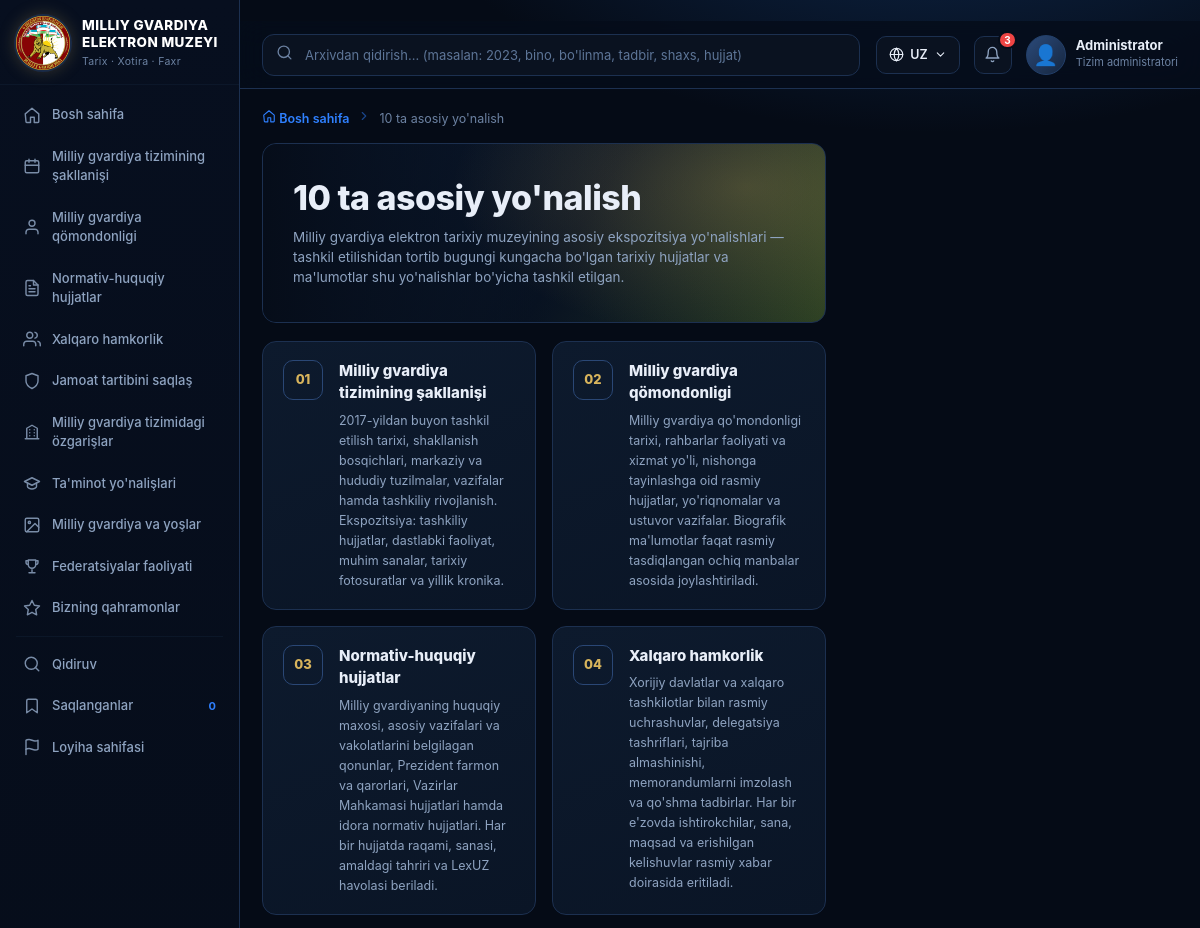
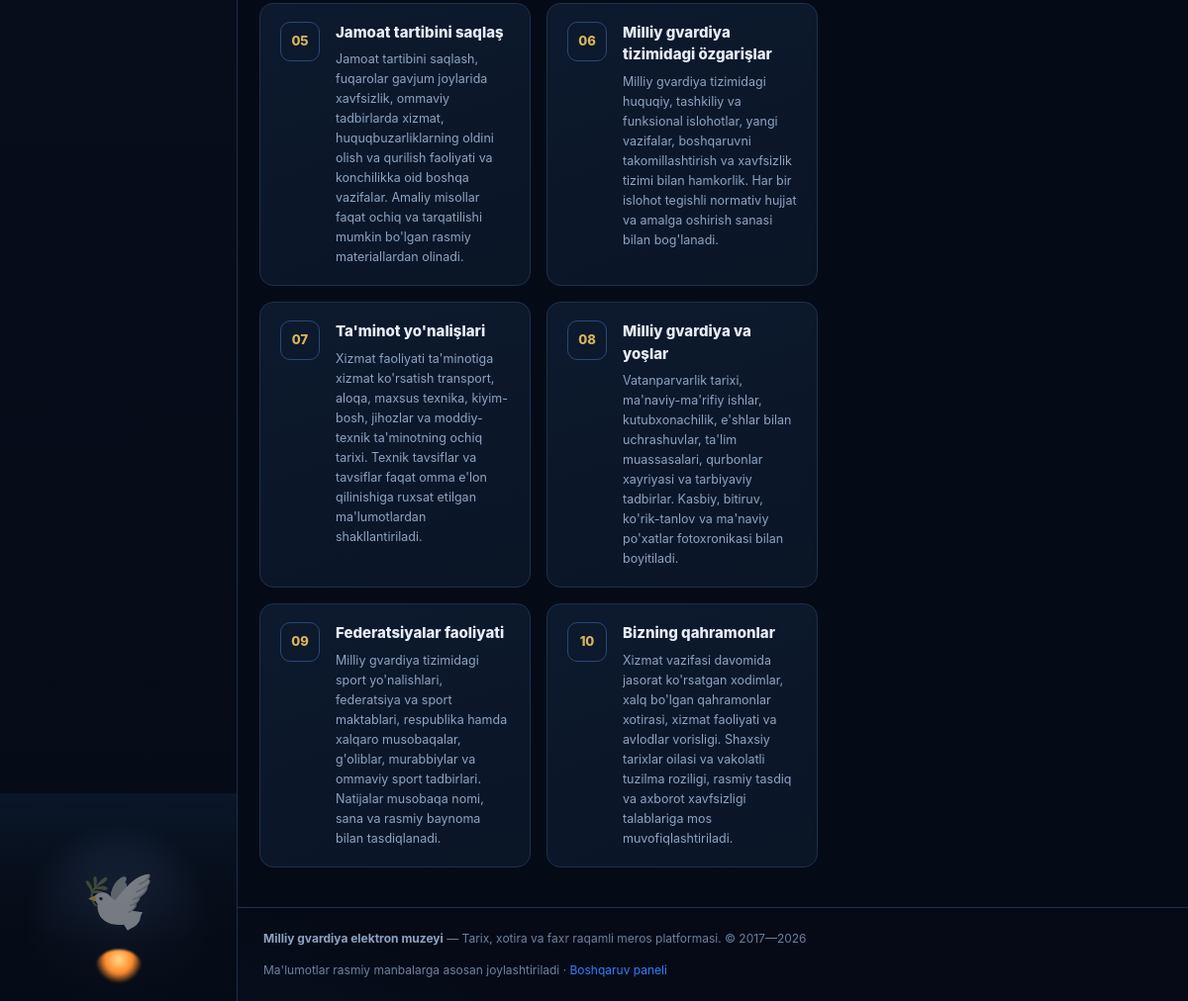
The page /yonalishlar/ on the database its author committed (2 pictures, top to bottom).
### core/models.py (models this page shows, shortened)
class TimeStampedModel(models.Model):
    created_at = models.DateTimeField("Yaratilgan sana", auto_now_add=True)
    updated_at = models.DateTimeField("Yangilangan sana", auto_now=True)
    class Meta:
        abstract = True

class Direction(TimeStampedModel):
    number = models.PositiveIntegerField("Raqam", unique=True)
    title = models.CharField("Nomi", max_length=255)
    description = models.TextField("Tavsif", blank=True)
    icon = models.CharField("Belgi (svg nomi)", max_length=40, default="star")
    url = models.CharField(
        "Havola (URL nomi)", max_length=100, blank=True, default="core:yonalishlar",
    )
    class Meta:
        verbose_name = "Yo'nalish"
        verbose_name_plural = "Yo'nalishlar"
        ordering = ["number"]

### core/views.py (the view)
# urls.py: path("yonalishlar/", views.yonalishlar, name="yonalishlar"),
def yonalishlar(request):
    ctx = {"active": "yonalishlar", "directions": Direction.objects.all()}
    return render(request, "core/yonalishlar.html", ctx)

### core/context_processors.py (called while the page is built)
def site_globals(request):
    menu = [{"name": "Bosh sahifa", "url": "core:home", "icon": "home"}]
    for direction in Direction.objects.all().order_by("number"):
        menu.append(
            {
                "name": direction.title,
                "url": direction.url or "core:yonalishlar",
                "icon": direction.icon or "star",
            }
        )
    if not request.session.session_key:
        request.session.create()
    bookmark_count = Bookmark.objects.filter(
        session_key=request.session.session_key
    ).count()
    return {
        "MENU": menu,
        "DIRECTIONS": Direction.objects.all()[:10],
        "DEPARTMENT_LIST": Department.objects.all()[:20],
        "BOOKMARK_COUNT": bookmark_count,
        "SITE_TITLE": "Milliy gvardiya elektron muzeyi",
        "MEDIA_URL": settings.MEDIA_URL,
    }

### core/templatetags/mg_tags.py (called while the page is built)
@register.inclusion_tag("includes/icon.html", takes_context=True)
def svg(context, name, size=18):
    return {"path": ICONS.get(name, ""), "size": size}

@register.filter
def split(value, sep=" "):
    if value is None:
        return []
    return str(value).split(sep)

### core/templates/core/yonalishlar.html (shortened to what this page needs)
{% extends "base.html" %}
{% load mg_tags %}
{% block breadcrumb %}
<nav class="breadcrumb">
  <a href="{% url 'core:home' %}">{% svg 'home' 13 %} Bosh sahifa</a>
  <span class="breadcrumb__sep">{% svg 'chev' 12 %}</span>
  <span>10 ta asosiy yo'nalish</span>
</nav>
{% endblock %}
{% block content %}
<section class="hero hero--gold">
  <h1 class="page-title">10 ta asosiy yo'nalish</h1>
  <p class="page-sub">Milliy gvardiya elektron tarixiy muzeyining asosiy ekspozitsiya yo'nalishlari — tashkil etilishidan tortib bugungi kungacha bo'lgan tarixiy hujjatlar va ma'lumotlar shu yo'nalishlar bo'yicha tashkil etilgan.</p>
</section>
<div class="grid grid--2">
  {% for d in directions %}
  <a class="card" style="padding:18px 20px;display:block;text-decoration:none;color:inherit" href="{% url d.url|default:'core:yonalishlar' %}">
    <div style="display:flex;gap:16px">
      <div class="dir__num" style="border-color:#2a4775;color:var(--gold)">{{ d.number|stringformat:"02d" }}</div>
      <div>
        <div class="dir__title" style="font-size:15px;font-weight:800;margin-bottom:6px">{{ d.title }}</div>
        <div class="text-muted" style="font-size:12.5px;line-height:1.6">{{ d.description }}</div>
      </div>
    </div>
  </a>
  {% empty %}
  <div class="empty" style="grid-column:1/-1"><div class="empty__icon">🧭</div>Bo'limlar topilmadi</div>
  {% endfor %}
</div>
{% endblock %}

### core/templates/base.html (shortened to what this page needs)
{% load static %}{% load mg_tags %}<!DOCTYPE html>
<html lang="uz">
<head>
  <link rel="stylesheet" href="{% static 'css/style.css' %}">
</head>
<body>
{% if active == 'landing' %}
  {% block landing %}{% endblock %}
{% else %}
<aside class="sidebar" id="sidebar">
  <a class="brand" href="{% url 'core:home' %}">
    <div class="brand__logo"><img src="{% static 'img/ico.png' %}"></div>
    <div class="brand__text">
      <div class="brand__title">Milliy gvardiya<br>elektron muzeyi</div>
      <div class="brand__subtitle">Tarix · Xotira · Faxr</div>
    </div>
  </a>
  <nav class="nav">
    {% for item in MENU %}
      {% with url_name=item.url|split:':' %}
      <a class="nav__item{% if active == url_name.1 %} is-active{% endif %}" href="{% url item.url %}">
        {% svg item.icon %} <span>{{ item.name }}</span>
      </a>
      {% endwith %}
    {% endfor %}
    <div class="nav__divider"></div>
    <a class="nav__item{% if active == 'qidiruv' %} is-active{% endif %}" href="{% url 'core:qidiruv' %}">
      {% svg 'search' %} <span>Qidiruv</span>
    </a>
    <a class="nav__item{% if active == 'saqlanganlar' %} is-active{% endif %}" href="{% url 'core:saqlanganlar' %}">
      {% svg 'bookmark' %} <span>Saqlanganlar</span>
      <span style="margin-left:auto;font-size:11px;font-weight:700;color:var(--accent-2)">{{ BOOKMARK_COUNT }}</span>
    </a>
    <a class="nav__item{% if active == 'landing' %} is-active{% endif %}" href="{% url 'core:landing' %}">
      {% svg 'flag' %} <span>Loyiha sahifasi</span>
    </a>
  </nav>
  <div class="sidebar__memorial" title="Milliy gvardiya xotirasi"></div>
</aside>
<div class="shell">
  <header class="header">
    <form class="search" action="{% url 'core:qidiruv' %}" method="get">
      <span class="search__icon">{% svg 'search' 17 %}</span>
      <input type="search" name="q" value="{{ request.GET.q|default:'' }}" placeholder="Arxivdan qidirish... (masalan: 2023, bino, bo'linma, tadbir, shaxs, hujjat)">
    </form>
    <div class="header__right">
      <button class="lang">{% svg 'globe' 15 %} UZ {% svg 'chevD' 13 %}</button>
      <button class="bell" title="Bildirishnomalar">{% svg 'bell' 17 %}<span class="bell__count">3</span></button>
      <div class="user">
        <div class="user__avatar">👤</div>
        <div class="user__meta">
          <div class="user__name">Administrator</div>
          <div class="user__role">Tizim administratori</div>
        </div>
      </div>
    </div>
  </header>
  <main class="layout{% block layout_class %}{% endblock %}">
    <div>
      {% block breadcrumb %}{% endblock %}
      {% block content %}{% endblock %}
    </div>
  </main>
  <footer class="footer">
    <div><b>Milliy gvardiya elektron muzeyi</b> — Tarix, xotira va faxr raqamli meros platformasi. © 2017—2026</div>
    <div>Ma'lumotlar rasmiy manbalarga asosan joylashtiriladi · <a href="/admin/" class="text-accent">Boshqaruv paneli</a></div>
  </footer>
</div>
{% endif %}
</body>
</html>

### rows shown on the page
Direction: url "core:yillar" (drawn), name "Milliy gvardiya tizimining şakllanişi", number "01", title "Milliy gvardiya tizimining şakllanişi", description "2017-yildan buyon tashkil etilish tarixi, shakllanish bosqichlari, markaziy va hududiy tuzilmalar, vazifalar hamda tashkiliy rivojlanish. Ekspozitsiya: tashkiliy hujjatlar, dastlabki faoliyat, muhim sanalar, tarixiy fotosuratlar va yillik kronika."
Direction: url "core:shaxslar" (drawn), name "Milliy gvardiya qömondonligi", number "02", title "Milliy gvardiya qömondonligi", description "Milliy gvardiya qo'mondonligi tarixi, rahbarlar faoliyati va xizmat yo'li, nishonga tayinlashga oid rasmiy hujjatlar, yo'riqnomalar va ustuvor vazifalar. Biografik ma'lumotlar faqat rasmiy tasdiqlangan ochiq manbalar asosida joylashtiriladi."
Direction: url "core:hujjatlar" (drawn), name "Normativ-huquqiy hujjatlar", number "03", title "Normativ-huquqiy hujjatlar", description "Milliy gvardiyaning huquqiy maxosi, asosiy vazifalari va vakolatlarini belgilagan qonunlar, Prezident farmon va qarorlari, Vazirlar Mahkamasi hujjatlari hamda idora normativ hujjatlari. Har bir hujjatda raqami, sanasi, amaldagi tahriri va LexUZ havolasi beriladi."
Direction: url "core:tadbirlar" (drawn), name "Xalqaro hamkorlik", number "04", title "Xalqaro hamkorlik", description "Xorijiy davlatlar va xalqaro tashkilotlar bilan rasmiy uchrashuvlar, delegatsiya tashriflari, tajriba almashinishi, memorandumlarni imzolash va qo'shma tadbirlar. Har bir e'zovda ishtirokchilar, sana, maqsad va erishilgan kelishuvlar rasmiy xabar doirasida eritiladi."
Direction: url "core:bolinmalar" (drawn), name "Jamoat tartibini saqlaş", number "05", title "Jamoat tartibini saqlaş", description "Jamoat tartibini saqlash, fuqarolar gavjum joylarida xavfsizlik, ommaviy tadbirlarda xizmat, huquqbuzarliklarning oldini olish va qurilish faoliyati va konchilikka oid boshqa vazifalar. Amaliy misollar faqat ochiq va tarqatilishi mumkin bo'lgan rasmiy materiallardan olinadi."
Direction: url "core:binolar" (drawn), name "Milliy gvardiya tizimidagi özgarişlar", number "06", title "Milliy gvardiya tizimidagi özgarişlar", description "Milliy gvardiya tizimidagi huquqiy, tashkiliy va funksional islohotlar, yangi vazifalar, boshqaruvni takomillashtirish va xavfsizlik tizimi bilan hamkorlik. Har bir islohot tegishli normativ hujjat va amalga oshirish sanasi bilan bog'lanadi."
Direction: url "core:talim" (drawn), name "Ta'minot yo'nalişlari", number "07", title "Ta'minot yo'nalişlari", description "Xizmat faoliyati ta'minotiga xizmat ko'rsatish transport, aloqa, maxsus texnika, kiyim-bosh, jihozlar va moddiy-texnik ta'minotning ochiq tarixi. Texnik tavsiflar va tavsiflar faqat omma e'lon qilinishiga ruxsat etilgan ma'lumotlardan shakllantiriladi."
Direction: url "core:galereya" (drawn), name "Milliy gvardiya va yoşlar", number "08", title "Milliy gvardiya va yoşlar", description "Vatanparvarlik tarixi, ma'naviy-ma'rifiy ishlar, kutubxonachilik, e'shlar bilan uchrashuvlar, ta'lim muassasalari, qurbonlar xayriyasi va tarbiyaviy tadbirlar. Kasbiy, bitiruv, ko'rik-tanlov va ma'naviy po'xatlar fotoxronikasi bilan boyitiladi."
Direction: url "core:galabalar" (drawn), name "Federatsiyalar faoliyati", number "09", title "Federatsiyalar faoliyati", description "Milliy gvardiya tizimidagi sport yo'nalishlari, federatsiya va sport maktablari, respublika hamda xalqaro musobaqalar, g'oliblar, murabbiylar va ommaviy sport tadbirlari. Natijalar musobaqa nomi, sana va rasmiy baynoma bilan tasdiqlanadi."
Direction: url "core:sanalar" (drawn), name "Bizning qahramonlar", number "10", title "Bizning qahramonlar", description "Xizmat vazifasi davomida jasorat ko'rsatgan xodimlar, xalq bo'lgan qahramonlar xotirasi, xizmat faoliyati va avlodlar vorisligi. Shaxsiy tarixlar oilasi va vakolatli tuzilma roziligi, rasmiy tasdiq va axborot xavfsizligi talablariga mos muvofiqlashtiriladi."

### other values the page prints
{{ item.name }} "Bosh sahifa"
{{ BOOKMARK_COUNT }} "0"
